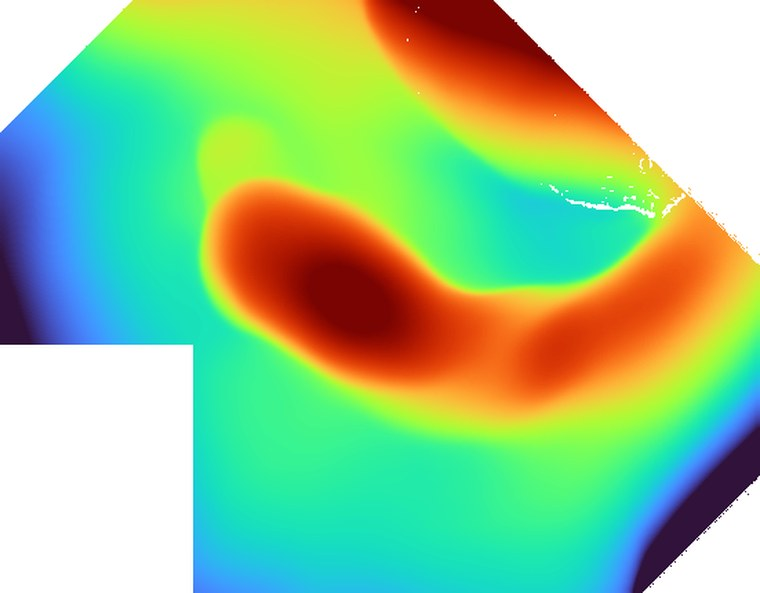
#> input picture assets/slider_before.jpg, 760 x 593 px
$ python auto_annotator.py ../../assets
#> lines starting #> are read from the running program, lines starting #| are printed output that depends on the picture; after the words box and inside, x2 and y2 are one past the last pixel; in counts of white or black regions, pixels touching at a corner belong together
#!/usr/bin/env python3
"""
Ring-based Point Sampler for Depth Annotation (Ranker JSON) — Multi-threaded batch

Key behavior:
- Samples N points from concentric rings around the image center.
- Avoids invalid pixels:
  - black / masked background (<= black_threshold)
  - transparent pixels (alpha == 0, if present)
  - bright light reflections (grayscale > reflect_threshold)
- Batch mode is multi-threaded.
- JSON is the primary output; visualization saving is optional and OFF by default.

JSON format:
{
  "type": "depth_annotation_ranker",
  "project": "project_1",
  "numPoints": 5,
  "createdAt": "2026-02-03T02:40:14.373Z",
  "images": [
    {
      "filename": "...",
      "width": 616,
      "height": 530,
      "points": [{"point_id":1,"x":...,"y":...,"rank":null}, ...]
    },
    ...
  ]
}
"""

import os
import json
import random
from datetime import datetime, timezone
from typing import Tuple, List, Optional, Dict, Any
from concurrent.futures import ThreadPoolExecutor, as_completed
import threading

import numpy as np
from PIL import Image


# -----------------------------------------------------------------------------
# Masks / Geometry
# -----------------------------------------------------------------------------

def _to_gray_uint8(image: np.ndarray) -> np.ndarray:
    """
    Convert image array to grayscale (0..255 range) as float32.
    Supports:
      - (H,W) grayscale
      - (H,W,3) RGB
      - (H,W,4) RGBA
      - (H,W,2) LA
    """
    if image.ndim == 2:
        return image.astype(np.float32)

    if image.ndim != 3:
        raise ValueError(f"Unsupported image shape: {image.shape}")

    c = image.shape[2]
    if c == 1:
        return image[..., 0].astype(np.float32)
    if c == 2:
        # LA
        return image[..., 0].astype(np.float32)
    if c >= 3:
        rgb = image[..., :3].astype(np.float32)
        # ITU-R BT.601 luma
        return 0.299 * rgb[..., 0] + 0.587 * rgb[..., 1] + 0.114 * rgb[..., 2]

    raise ValueError(f"Unsupported channel count: {c}")


def get_valid_mask(
    image: np.ndarray,
    black_threshold: int = 10,
    reflect_threshold: Optional[int] = 220
) -> np.ndarray:
    """
    Create a boolean mask of valid pixels.

    Valid pixel criteria:
      - Not black:
          * grayscale > black_threshold for grayscale/LA
          * OR any RGB channel > black_threshold for RGB/RGBA
      - Not a bright reflection: grayscale <= reflect_threshold (if enabled)
      - If alpha exists, alpha > 0
    """
    if image.ndim == 2:
        gray = image.astype(np.float32)
        non_black = gray > black_threshold
        alpha_ok = np.ones_like(non_black, dtype=bool)
    elif image.ndim == 3:
        h, w, c = image.shape
        if c == 1:
            gray = image[..., 0].astype(np.float32)
            non_black = gray > black_threshold
            alpha_ok = np.ones((h, w), dtype=bool)
        elif c == 2:
            # LA
            gray = image[..., 0].astype(np.float32)
            non_black = gray > black_threshold
            alpha = image[..., 1].astype(np.float32)
            alpha_ok = alpha > 0
        elif c == 3:
            rgb = image[..., :3]
            non_black = np.any(rgb > black_threshold, axis=2)
            alpha_ok = np.ones((h, w), dtype=bool)
        else:
            # RGBA (or more; use first 4)
            rgb = image[..., :3]
            non_black = np.any(rgb > black_threshold, axis=2)
            alpha = image[..., 3].astype(np.float32)
            alpha_ok = alpha > 0
    else:
        raise ValueError(f"Unsupported image shape: {image.shape}")

    if reflect_threshold is None:
        not_reflection = np.ones_like(non_black, dtype=bool)
    else:
        gray = _to_gray_uint8(image)
        not_reflection = gray <= float(reflect_threshold)

    return non_black & not_reflection & alpha_ok


def compute_distance_from_center(height: int, width: int) -> np.ndarray:
    """Euclidean distance of each pixel from image center."""
    center_y, center_x = height / 2.0, width / 2.0
    yy, xx = np.meshgrid(np.arange(height), np.arange(width), indexing="ij")
    return np.sqrt((xx - center_x) ** 2 + (yy - center_y) ** 2)


def create_ring_bounds_from_valid(
    distances: np.ndarray,
    valid_mask: np.ndarray,
    num_rings: int
) -> List[Tuple[float, float]]:
    """Create [inner, outer) bounds for num_rings using max distance within valid region."""
    valid_distances = distances[valid_mask]
    if valid_distances.size == 0:
        raise ValueError("No valid pixels found (after black/reflection/alpha filtering).")

    max_distance = float(np.max(valid_distances))
    ring_thickness = max_distance / float(num_rings)

    bounds: List[Tuple[float, float]] = []
    for i in range(num_rings):
        inner = i * ring_thickness
        outer = (i + 1) * ring_thickness
        bounds.append((inner, outer))
    return bounds


# -----------------------------------------------------------------------------
# Sampling
# -----------------------------------------------------------------------------

def _pick_random_coord_from_mask(mask: np.ndarray, rng: random.Random) -> Optional[Tuple[int, int]]:
    ys, xs = np.where(mask)
    if ys.size == 0:
        return None
    i = rng.randrange(ys.size)
    return int(xs[i]), int(ys[i])


def _sample_point_for_ring(
    distances: np.ndarray,
    valid_mask: np.ndarray,
    inner: float,
    outer: float,
    used_linear: set,
    rng: random.Random,
    fallback_topk: int = 2000
) -> Optional[Tuple[int, int]]:
    """
    Try to sample within the ring. If empty, fall back to valid pixels closest to ring midpoint.
    Ensures no duplicates via used_linear.
    """
    h, w = valid_mask.shape
    ring_mask = valid_mask & (distances >= inner) & (distances < outer)

    if used_linear:
        ys, xs = np.where(ring_mask)
        if ys.size > 0:
            lin = ys.astype(np.int64) * w + xs.astype(np.int64)
            keep = np.array([int(v) not in used_linear for v in lin], dtype=bool)
            if np.any(keep):
                ys2 = ys[keep]
                xs2 = xs[keep]
                j = rng.randrange(ys2.size)
                return int(xs2[j]), int(ys2[j])
    else:
        pt = _pick_random_coord_from_mask(ring_mask, rng)
        if pt is not None:
            return pt

    # Fallback: choose among valid pixels closest to ring midpoint distance
    all_ys, all_xs = np.where(valid_mask)
    if all_ys.size == 0:
        return None

    lin_all = all_ys.astype(np.int64) * w + all_xs.astype(np.int64)
    if used_linear:
        keep = np.array([int(v) not in used_linear for v in lin_all], dtype=bool)
        if not np.any(keep):
            return None
        all_ys = all_ys[keep]
        all_xs = all_xs[keep]

    mid = 0.5 * (inner + outer)
    d = distances[all_ys, all_xs]
    diffs = np.abs(d - mid)

    k = min(int(fallback_topk), diffs.size)
    if k <= 0:
        return None

    idxs = np.argpartition(diffs, k - 1)[:k]
    chosen = rng.choice(idxs.tolist())
    return int(all_xs[chosen]), int(all_ys[chosen])


def sample_points_from_rings(
    image: np.ndarray,
    num_rings: int = 5,
    black_threshold: int = 10,
    reflect_threshold: Optional[int] = 220,
    seed: Optional[int] = None
) -> List[Tuple[int, int]]:
    """
    Sample one point per ring, with robust fallback if a ring has no valid pixels.
    Returns up to num_rings points (exactly num_rings if enough valid pixels exist).
    """
    rng = random.Random(seed)

    h, w = image.shape[:2]
    valid_mask = get_valid_mask(image, black_threshold=black_threshold, reflect_threshold=reflect_threshold)

    distances = compute_distance_from_center(h, w)
    bounds = create_ring_bounds_from_valid(distances, valid_mask, num_rings=num_rings)

    used_linear: set = set()
    points: List[Tuple[int, int]] = []

    for (inner, outer) in bounds:
        pt = _sample_point_for_ring(distances, valid_mask, inner, outer, used_linear, rng)
        if pt is None:
            break
        x, y = pt
        used_linear.add(int(y) * w + int(x))
        points.append((x, y))

    # Fill remaining (if needed) from anywhere valid, still no duplicates
    if len(points) < num_rings:
        all_ys, all_xs = np.where(valid_mask)
        if all_ys.size == 0:
            return points

        lin_all = all_ys.astype(np.int64) * w + all_xs.astype(np.int64)
        keep = np.array([int(v) not in used_linear for v in lin_all], dtype=bool)
        all_ys = all_ys[keep]
        all_xs = all_xs[keep]

        idxs = list(range(all_ys.size))
        rng.shuffle(idxs)
        for idx in idxs:
            if len(points) >= num_rings:
                break
            x = int(all_xs[idx])
            y = int(all_ys[idx])
            used_linear.add(int(y) * w + int(x))
            points.append((x, y))

    return points


# -----------------------------------------------------------------------------
# Visualization (optional)
# -----------------------------------------------------------------------------

# [55 lines left out: function visualize_rings_and_points, not called in this run]


# -----------------------------------------------------------------------------
# Batch processing + JSON
# -----------------------------------------------------------------------------

def _iso_utc_now_ms() -> str:
    # Example: 2026-02-03T02:40:14.373Z
    now = datetime.now(timezone.utc)
    return now.isoformat(timespec="milliseconds").replace("+00:00", "Z")


def _list_images(input_folder: str) -> List[str]:
    exts = {".png", ".jpg", ".jpeg", ".bmp", ".tiff", ".tif"}
    files = [f for f in os.listdir(input_folder) if os.path.splitext(f)[1].lower() in exts]
    files.sort()
    return files


def _process_one_image(
    idx: int,
    filename: str,
    input_folder: str,
    num_rings: int,
    black_threshold: int,
    reflect_threshold: Optional[int],
    base_seed: Optional[int],
    save_viz: bool,
    viz_folder: Optional[str],
    show_rings: bool,
) -> Tuple[int, Dict[str, Any]]:
    """
    Returns (idx, image_entry_dict). idx is used to preserve stable JSON ordering.
    """
    image_path = os.path.join(input_folder, filename)

    img_seed = (base_seed + idx) if base_seed is not None else None
    rng = random.Random(img_seed)

    # Load
    image = np.array(Image.open(image_path))
    h, w = image.shape[:2]

    # Sample
    points_xy = sample_points_from_rings(
        image=image,
        num_rings=num_rings,
        black_threshold=black_threshold,
        reflect_threshold=reflect_threshold,
        seed=img_seed,
    )

    # Shuffle point IDs so numbering isn't tied to ring order
    labels = list(range(1, len(points_xy) + 1))
    rng.shuffle(labels)

    point_dicts = [{"point_id": labels[i], "x": int(x), "y": int(y), "rank": None}
                   for i, (x, y) in enumerate(points_xy)]
    point_dicts.sort(key=lambda d: d["point_id"])

    # Optional viz
    if save_viz and viz_folder is not None:
        try:
            out_vis_path = os.path.join(viz_folder, filename)
            # For viz alignment, create labels in the same order as points_xy
            visualize_rings_and_points(
                image=image,
                points=points_xy,
                point_labels=labels,
                output_path=out_vis_path,
                show=False,
                show_rings=show_rings,
                num_rings=num_rings,
                black_threshold=black_threshold,
                reflect_threshold=reflect_threshold,
            )
        except Exception as e:
            # Never fail the batch for viz issues (JSON is primary)
            print(f"[viz warning] {filename}: {e}")

    entry = {
        "filename": filename,
        "width": int(w),
        "height": int(h),
        "points": point_dicts
    }
    return idx, entry


def process_all_images_threaded(
    input_folder: str,
    num_rings: int = 5,
    black_threshold: int = 10,
    reflect_threshold: Optional[int] = 220,
    seed: Optional[int] = None,
    workers: Optional[int] = None,
    save_viz: bool = False,
    viz_folder: Optional[str] = None,
    show_rings: bool = False,
) -> List[Dict[str, Any]]:
    """
    Multi-threaded folder processing. Preserves deterministic ordering in JSON
    according to sorted filenames.
    """
#> called with input_folder = '../../assets', num_rings = 5, black_threshold = 10, reflect_threshold = 220, save_viz = False, show_rings = False
    files = _list_images(input_folder)
    n = len(files)
    if n == 0:
        return []

    if save_viz:
        if viz_folder is None:
            viz_folder = os.path.join(input_folder, "sampled_viz")
        os.makedirs(viz_folder, exist_ok=True)

    results: List[Optional[Dict[str, Any]]] = [None] * n
    lock = threading.Lock()
    done = 0

    max_workers = workers if workers is not None else (os.cpu_count() or 8)

    with ThreadPoolExecutor(max_workers=max_workers) as ex:
        futs = []
        for idx, fn in enumerate(files):
            futs.append(ex.submit(
                _process_one_image,
                idx, fn, input_folder,
                num_rings, black_threshold, reflect_threshold, seed,
                save_viz, viz_folder, show_rings
            ))
#> this loop made 2 passes
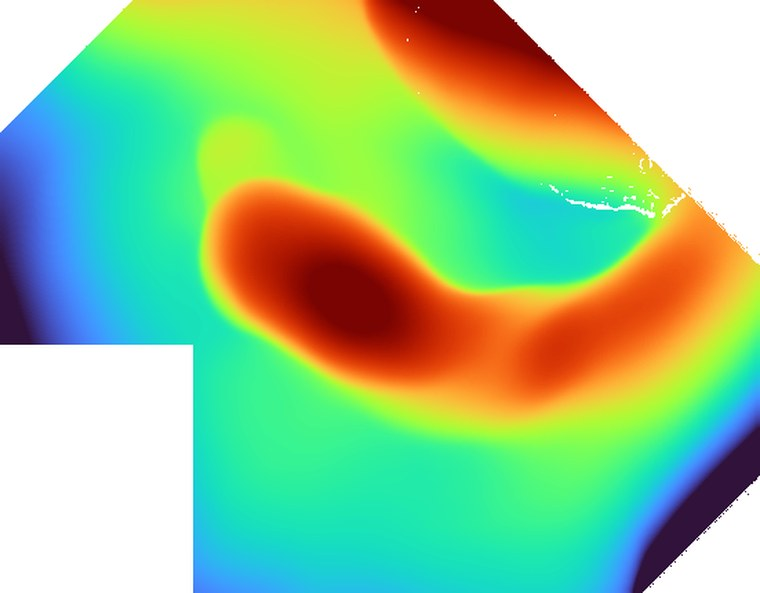
#> input picture assets/slider_before.jpg, 760 x 593 px
#> pass 1, in get_valid_mask, `gray = _to_gray_uint8(image)`:
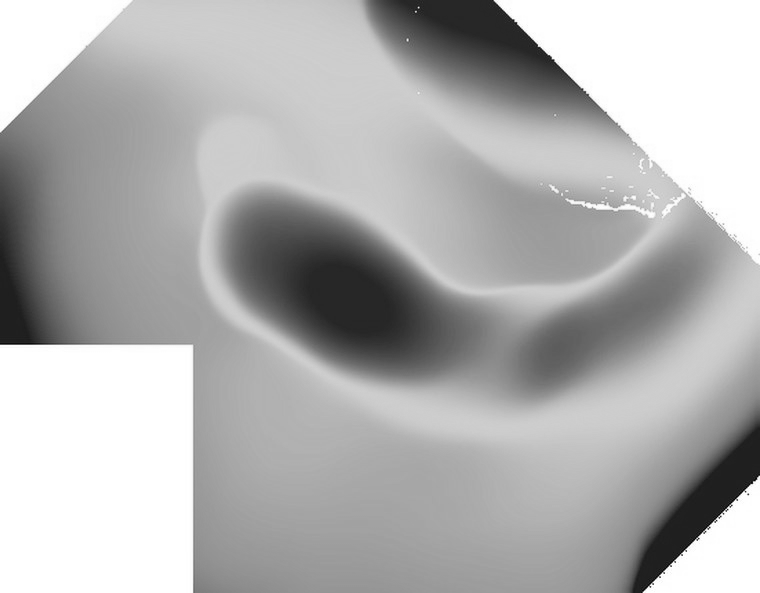
#> gray: shape (593, 760) float32; min 4.22, max 255, mean 177.5
#> pass 1, in get_valid_mask, `not_reflection = gray <= float(reflect_threshold)`:
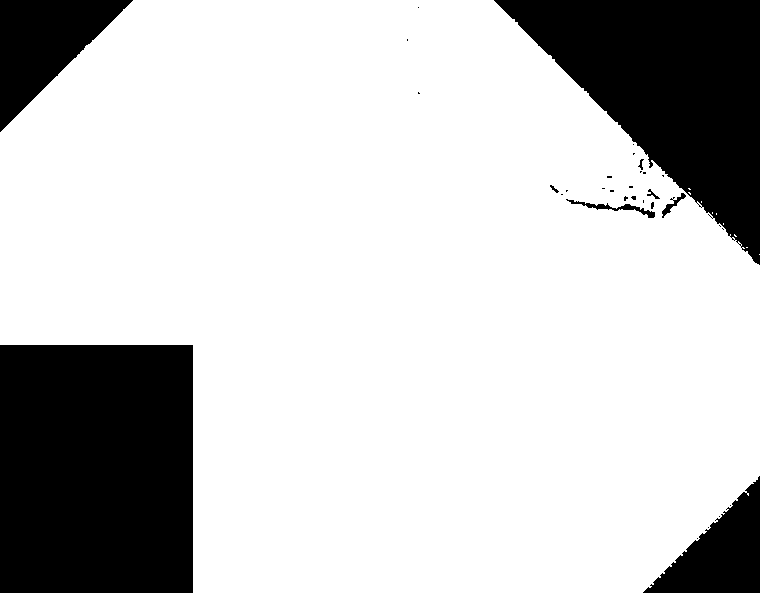
#> not_reflection: shape (593, 760) bool; 77.9% white; 33 black regions (24 under 20 px), largest, box (x1, y1, x2, y2) and area: (0, 345, 193, 593) 47864, (494, 0, 760, 265) 35436, (0, 0, 133, 132) 8823
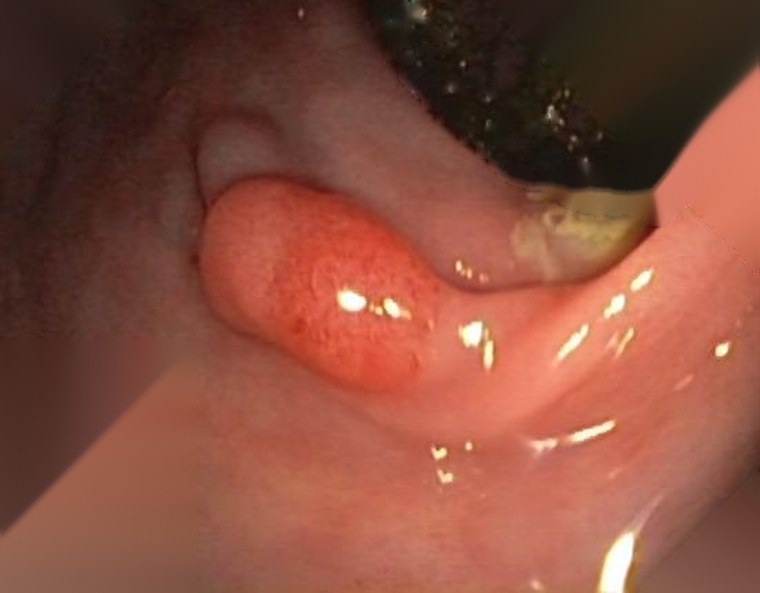
#> input picture assets/slider_input.jpg, 760 x 593 px
#> after the loop, futs = 2 items

        for fut in as_completed(futs):
            idx, entry = fut.result()
            results[idx] = entry
            with lock:
                done += 1
                print(f"[{done}/{n}] Processed: {entry['filename']}")
#> this loop made 2 passes
#> (idx, done) on passes 1 to 2: (1, 1), (0, 2)
#| [1/2] Processed: slider_input.jpg
#| [2/2] Processed: slider_before.jpg
#> after the loop, done = 2; results = 2 items

    # mypy-friendly: filter out Nones (shouldn't happen unless exceptions were swallowed)
    return [r for r in results if r is not None]


# -----------------------------------------------------------------------------
# Main
# -----------------------------------------------------------------------------

if __name__ == "__main__":
    import argparse

    parser = argparse.ArgumentParser(description="Sample points from concentric rings (Ranker JSON, threaded batch)")
    parser.add_argument("input", help="Path to input image OR folder of images")

    # Sampling params
    parser.add_argument("--rings", type=int, default=5, help="Number of points/rings (default: 5)")
    parser.add_argument("--threshold", type=int, default=10, help="Black pixel threshold (default: 10)")
    parser.add_argument("--reflect-threshold", type=int, default=220,
                        help="Reflection threshold on grayscale (default: 220). Pixels > this are invalid.")
    parser.add_argument("--disable-reflect-filter", action="store_true", help="Disable reflection filtering entirely")
    parser.add_argument("--seed", type=int, default=None, help="Random seed for reproducibility")
    parser.add_argument("--project", type=str, default="project_1", help="Project name for JSON")

    # JSON output
    parser.add_argument("--save-json", type=str, default=None,
                        help="Path to save JSON output (default: points.json in input folder for batch, or alongside image for single)")

    # Threading
    parser.add_argument("--workers", type=int, default=None,
                        help="Number of worker threads for batch (default: CPU count)")

    # Optional visualization saving (OFF by default)
    parser.add_argument("--save-viz", action="store_true",
                        help="Save visualization images (OFF by default; JSON is always produced).")
    parser.add_argument("--viz-dir", type=str, default=None,
                        help="Folder to save visualizations (default: <input_folder>/sampled_viz when --save-viz)")
    parser.add_argument("--show-rings", action="store_true", help="Draw ring boundaries in visualization")

    # Single image viewing
    parser.add_argument("--no-show", action="store_true", help="Don't display the visualization (single image)")

    args = parser.parse_args()

    reflect_thr: Optional[int] = None if args.disable_reflect_filter else int(args.reflect_threshold)

    if os.path.isdir(args.input):
        # Batch (threaded)
        images_list = process_all_images_threaded(
            input_folder=args.input,
            num_rings=args.rings,
            black_threshold=args.threshold,
            reflect_threshold=reflect_thr,
            seed=args.seed,
            workers=args.workers,
            save_viz=args.save_viz,
            viz_folder=args.viz_dir,
            show_rings=args.show_rings,
        )
#> images_list = 2 items

        json_path = args.save_json or os.path.join(args.input, "points.json")

        payload = {
            "type": "depth_annotation_ranker",
            "project": args.project,
            "numPoints": int(args.rings),
            "createdAt": _iso_utc_now_ms(),
            "images": images_list
        }

        with open(json_path, "w") as f:
            json.dump(payload, f, indent=2)

        print(f"\nProcessed {len(images_list)} images")
#| Processed 2 images
        print(f"Saved JSON to: {json_path}")
        if args.save_viz:
            viz_dir = args.viz_dir or os.path.join(args.input, "sampled_viz")
            print(f"Saved visualizations to: {viz_dir}")

    else:
        # Single image
        image = np.array(Image.open(args.input))
        h, w = image.shape[:2]

        points = sample_points_from_rings(
            image=image,
            num_rings=args.rings,
            black_threshold=args.threshold,
            reflect_threshold=reflect_thr,
            seed=args.seed,
        )

        rng = random.Random(args.seed)
        labels = list(range(1, len(points) + 1))
        rng.shuffle(labels)

        print(f"Image: {args.input}")
        print(f"Image size: {w} x {h}")
        print(f"Sampled {len(points)} points (target {args.rings}):")
        for i, (x, y) in enumerate(points):
            print(f"  Point {labels[i]}: ({x}, {y})")

        # JSON for single image
        if args.save_json:
            point_dicts = [{"point_id": labels[i], "x": int(x), "y": int(y), "rank": None}
                           for i, (x, y) in enumerate(points)]
            point_dicts.sort(key=lambda d: d["point_id"])

            payload = {
                "type": "depth_annotation_ranker",
                "project": args.project,
                "numPoints": int(args.rings),
                "createdAt": _iso_utc_now_ms(),
                "images": [{
                    "filename": os.path.basename(args.input),
                    "width": int(w),
                    "height": int(h),
                    "points": point_dicts
                }]
            }

            with open(args.save_json, "w") as f:
                json.dump(payload, f, indent=2)
            print(f"Saved JSON to: {args.save_json}")

        # Optional viz: show (single) and/or save (if --save-viz)
        out_vis_path = None
        if args.save_viz:
            if args.viz_dir is not None:
                os.makedirs(args.viz_dir, exist_ok=True)
                out_vis_path = os.path.join(args.viz_dir, os.path.basename(args.input))
            else:
                # default next to image
                out_vis_path = os.path.splitext(args.input)[0] + "_viz.png"

        visualize_rings_and_points(
            image=image,
            points=points,
            point_labels=labels,
            output_path=out_vis_path,
            show=(not args.no_show),
            show_rings=args.show_rings,
            num_rings=args.rings,
            black_threshold=args.threshold,
            reflect_threshold=reflect_thr,
        )
